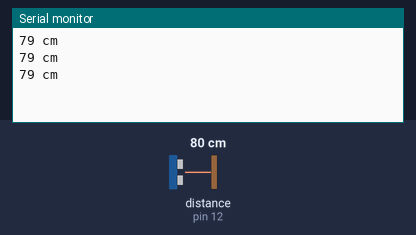
Bench run of a sketch on a simulated Arduino Uno, built with avr-gcc and run on an emulated ATmega328P. Parts: the last lines printed to the serial monitor. Wiring (inferred from the names in the program): ultrasonic range finder: trigger pin 13; echo pin 12. The test bench sets the inputs (shaded band); at power-on: distance to the obstacle (sensor on pin 12) 80 cm. The echo pulse lasts 58.3 µs per cm.

Above: at 1.3 s.
1.4 s: distance to the obstacle (sensor on pin 12) set to 197 cm
At 1.9 s:
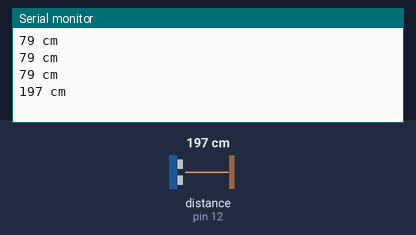
2.9 s: distance to the obstacle (sensor on pin 12) set to 204 cm
At 3.5 s:
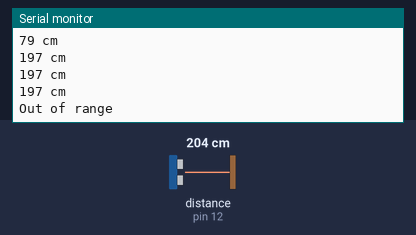

The sketch:

ultrasonic.ino
```cpp
/*
Ultrasonic Distance Sensor Demo

Modifed by AB from https://www.instructables.com/Simple-Arduino-and-HC-SR04-Example/

Use for HC-SR04 type ping distance sensor
(If using US-100 type, make sure no back jumper is connected)

For US-100 type Ultrasonic sensor and UART mode, see:
https://www.adafruit.com/product/4019
https://github.com/stoduk/PingSerial

For more on pulseIn():
https://www.arduino.cc/reference/en/language/functions/advanced-io/pulsein/


***Wiring***
VCC to arduino 5v
GND to arduino GND (note: may be 1 or 2 GND pins)
Echo to Arduino pin 13
Trig to Arduino pin 12

*/


const int trigPin = 13;
const int echoPin = 12;
long duration, distance;

void setup() {
  Serial.begin (9600);
  pinMode(trigPin, OUTPUT);
  pinMode(echoPin, INPUT);
}

void loop() {
  digitalWrite(trigPin, LOW);
  delayMicroseconds(2);
  digitalWrite(trigPin, HIGH);
  delayMicroseconds(10);
  digitalWrite(trigPin, LOW);

  duration = pulseIn(echoPin, HIGH);
  distance = (duration/2) / 29.1;

  if (distance >= 200 || distance <= 0){
    Serial.println("Out of range");
  }
  else {
    Serial.print(distance);
    Serial.println(" cm");
  }
  delay(500);
}
```

Measured:
- the behaviour switches between 199 and 200 cm on distance to the obstacle (sensor on pin 12) (found by bisection; images 1 and 2)
- after the input at 1.4 s, the serial monitor: prints a new line after 0.13 s (image 1)
- after the input at 2.9 s, the serial monitor: prints a new line after 0.17 s (image 2)
